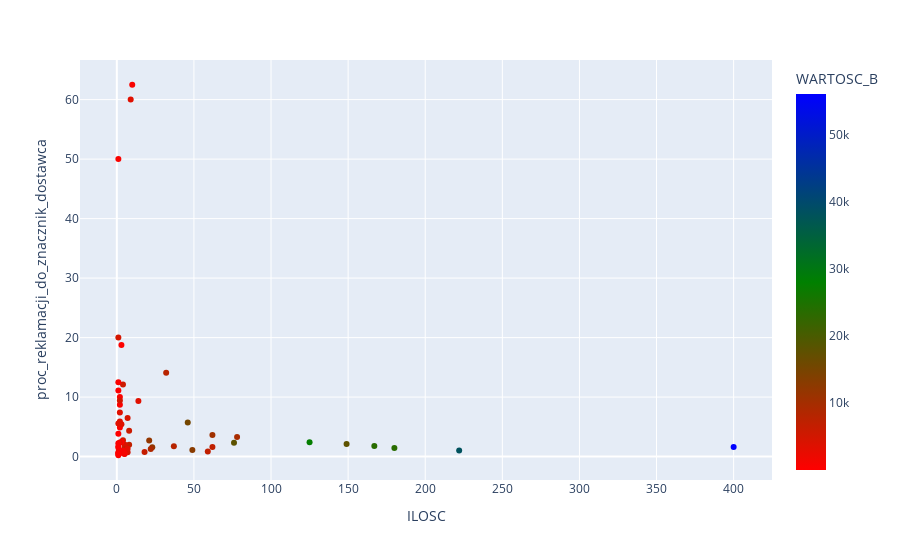

Notebook cell for this chart:
### Code cell
func_cluster(df_fi_sell, 'CERAMIKA', 'LIKWIDACJA')

### Figure 1 — Plotly figure (JSON) as saved in the notebook; plotly's stock layout.template omitted (floating-point values rounded to 4 significant figures)
{"data": [{"hovertemplate": "ILOSC=%{x}<br>proc_reklamacji_do_znacznik_dostawca=%{y}<br>WARTOSC_B=%{marker.color}<extra></extra>", "legendgroup": "", "marker": {"color": [3415.0, 15320.0, 6929.0, 1389.0, 7802.0, 1800.0, 729.4, 3415.0, 12120.0, 4531.0, 71.71, 403.1, 535.8, 3415.0, 38240.0, 8870.0, 33.01, 3465.0, 4876.0, 549.9, 734.2, 676.1, 4759.0, 824.9, 56050.0, 11870.0, 309.1, 737.6, 3979.0, 4759.0, 5652.0, 3468.0, 455.4, 5215.0, 25.83, 284.8, 3415.0, 10530.0, 4854.0, 27630.0, 23660.0, 105.4, 6800.0, 3663.0, 16.65, 6419.0, 7989.0, 2973.0, 535.0, 35.19, 17860.0, 5696.0, 304.8, 9611.0, 6839.0, 17980.0, 12980.0, 6917.0, 23580.0, 710.9, 1092.0], "coloraxis": "coloraxis", "symbol": "circle"}, "mode": "markers", "name": "", "orientation": "v", "showlegend": false, "type": "scatter", "x": [9, 46, 8, 1, 32, 5, 1, 2, 23, 7, 2, 2, 4, 1, 222, 22, 1, 14, 5, 2, 10, 1, 1, 1, 400, 21, 1, 3, 5, 2, 4, 2, 1, 4, 3, 3, 2, 62, 7, 125, 167, 1, 5, 3, 1, 18, 37, 7, 4, 1, 149, 8, 1, 78, 59, 76, 49, 62, 180, 5, 5], "xaxis": "x", "y": [60, 5.721, 1.98, 0.7353, 14.1, 1.348, 50, 7.407, 1.567, 6.481, 4.878, 10, 0.6861, 5.556, 1.013, 1.261, 3.846, 9.333, 0.4198, 8.696, 62.5, 0.5682, 20, 1.492, 1.612, 2.706, 0.2237, 0.6438, 2.016, 9.412, 12.12, 5.882, 12.5, 2.759, 2.439, 18.75, 2.381, 3.645, 0.7172, 2.412, 1.774, 11.11, 1.271, 5.455, 1.754, 0.7891, 1.731, 1.311, 0.9926, 0.4237, 2.119, 4.324, 2.222, 3.293, 0.8562, 2.307, 1.122, 1.61, 1.422, 0.4699, 0.5447], "yaxis": "y"}], "layout": {"autosize": true, "coloraxis": {"colorbar": {"title": {"text": "WARTOSC_B"}}, "colorscale": [[0, "red"], [0.5, "green"], [1, "blue"]]}, "legend": {"tracegroupgap": 0}, "margin": {"t": 60}, "xaxis": {"anchor": "y", "autorange": true, "domain": [0, 1], "range": [-22.42, 423.4], "title": {"text": "ILOSC"}, "type": "linear"}, "yaxis": {"anchor": "x", "autorange": true, "domain": [0, 1], "range": [-4.598, 67.32], "title": {"text": "proc_reklamacji_do_znacznik_dostawca"}, "type": "linear"}}}
